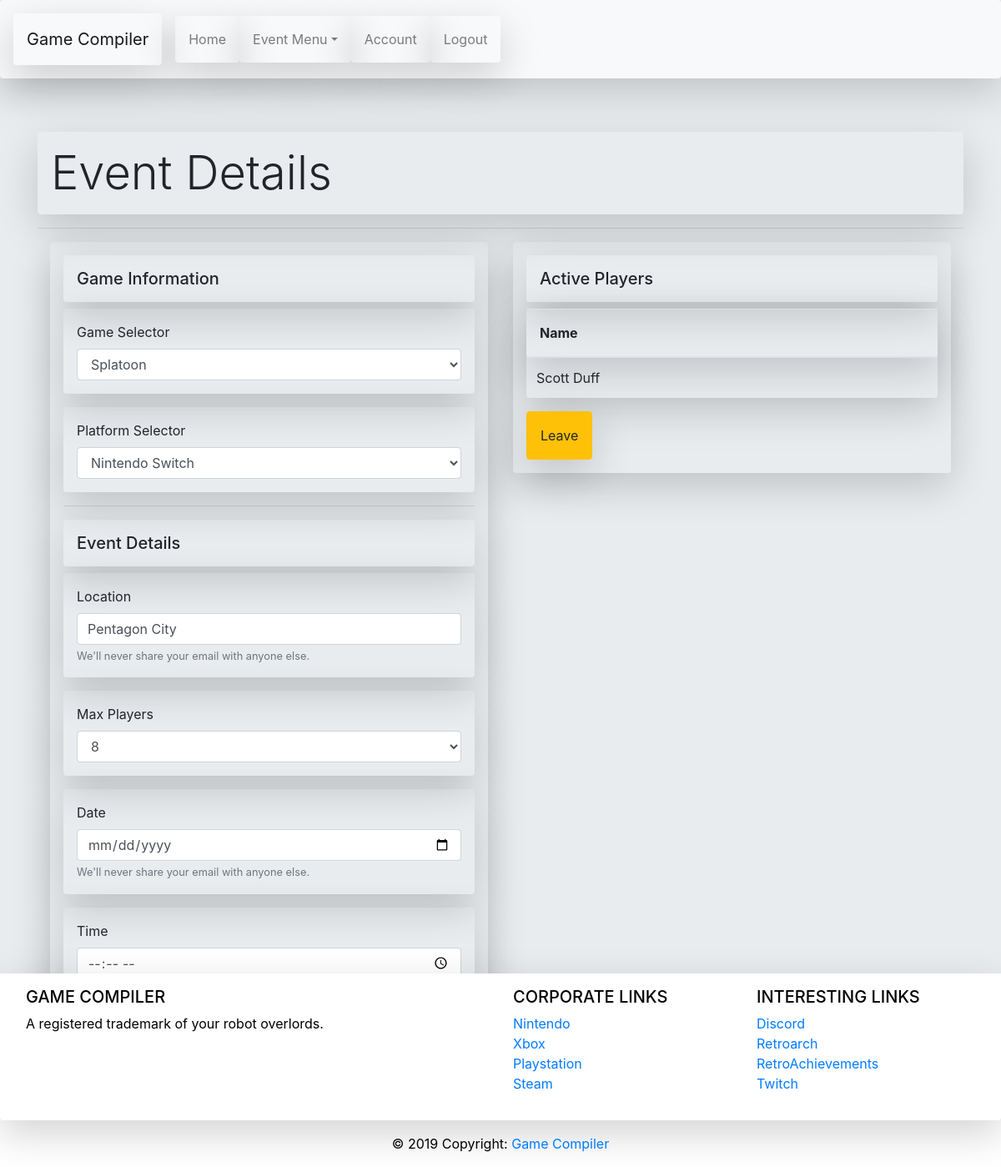
Page /event/details/3 (signed in) on the committed database.
### models.py (models this page shows, shortened)
class Event(db.Model):
    __tablename__ = "event"
    id = db.Column(db.Integer, primary_key=True)
    game = db.Column(db.String(45))
    platform = db.Column(db.String(45))
    location = db.Column(db.String(90))
    event_date = db.Column(db.DateTime)
    event_time = db.Column(db.DateTime)
    max_players = db.Column(db.Integer)
    current_players = db.Column(db.Integer)
    event_poster = db.Column(db.Integer)
    created_at = db.Column(db.DateTime, server_default=func.now())
    updated_at = db.Column(db.DateTime, server_default=func.now(),
                           onupdate=func.now())
    users_for_events = db.relationship('User', secondary=users_events)

class User(db.Model):
    __tablename__ = "user"
    id = db.Column(db.Integer, primary_key=True)
    first_name = db.Column(db.String(45))
    last_name = db.Column(db.String(45))
    email = db.Column(db.String(90))
    password = db.Column(db.String(255))
    created_at = db.Column(db.DateTime, server_default=func.now())
    updated_at = db.Column(db.DateTime, server_default=func.now(),
                           onupdate=func.now())
    events_for_users = db.relationship('Event', secondary=users_events)

### controller_functions.py (the view)
@app.route("/event/details/<id>")
def event_details(id):
    if 'login' not in session:
        flash("Your are not logged in!")
        return redirect("/")
    else:
        eventPlayerQuery = User.query.join(User.events_for_users).filter(Event.id == id).all()
        eventQuery = Event.query.get(id)
        return render_template("event_details.html", event=eventQuery, eventPlayerQuery=eventPlayerQuery)

### templates/event_details.html (shortened to what this page needs)
<!DOCTYPE html>
<html lang="en">
<head>
    <link href="https://stackpath.bootstrapcdn.com/bootstrap/4.3.1/css/bootstrap.min.css" rel="stylesheet">
</head>
<body>
    <nav class="navbar navbar-expand-lg navbar-light bg-light shadow-lg p-3 mb-7 rounded">
        <a class="navbar-brand shadow-lg p-3 mb-7 rounded" href="#">Game Compiler</a>
        <div class="collapse navbar-collapse" id="navbarSupportedContent">
            <ul class="navbar-nav mr-auto">
                <li class="nav-item">
                    <a class="nav-link shadow-lg p-3 mb-7 rounded" href="/welcome/user">Home</a>
                </li>
                <li class="nav-item dropdown">
                        <a class="nav-link dropdown-toggle shadow-lg p-3 mb-7 rounded" href="#" id="navbarDropdown" role="button" data-toggle="dropdown" aria-haspopup="true" aria-expanded="false">Event Menu</a>
                </li>
                <li class="nav-item">
                    <a class="nav-link shadow-lg p-3 mb-7 rounded" href="/account/user/{{ session.userid }}">Account</a>
                </li>
                <li class="nav-item">
                    <a class="nav-link shadow-lg p-3 mb-7 rounded" href="/logout/user">Logout</a>
                </li>
            </ul>
        </div>
    </nav>
    <div class="jumbotron jumbotron-fluid">
        <div class="container">
            <h1 class="display-4 shadow-lg p-3 mb-7 rounded">Event Details</h1>
            <hr>
            <div class="container">
                <div class="row">
                    <div class="col-sm">
                        <form class="shadow-lg p-3 mb-7 rounded" action="/update/event/{{ event.id }}" method="POST">
                            <h5 class="shadow-lg p-3 mb-7 rounded">Game Information</h5>
                            <div class="form-group shadow-lg p-3 mb-7 rounded">
                                <label for="regGame">Game Selector</label>
                                <select class="form-control" id="updateGame" name="updateGame">
                                    <option value="{{ event.game }}">{{ event.game }}</option>
                                </select>
                            </div>
                            <div class="form-group shadow-lg p-3 mb-7 rounded">
                                <label for="regPlatform">Platform Selector</label>
                                <select class="form-control" id="updatePlatform" name="updatePlatform">
                                    <option value="{{ event.platform }}">{{ event.platform }}</option>
                                </select>
                            </div>
                            <hr>
                            <h5 class="shadow-lg p-3 mb-7 rounded">Event Details</h5>
                            <div class="form-group shadow-lg p-3 mb-7 rounded">
                                <label for="regLocation">Location</label>
                                <input type="text" class="form-control" id="updateLocation" name="updateLocation" value="{{ event.location }}" aria-describedby="regLocation" placeholder="Location">
                                <small id="regLocation" class="form-text text-muted">We'll never share your email with anyone else.</small>
                            </div>
                            <div class="form-group shadow-lg p-3 mb-7 rounded">
                                <label for="regGame">Max Players</label>
                                <select class="form-control" id="updatePlayers" name="updatePlayers">
                                    <option value="{{ event.max_players }}">{{ event.max_players }}</option>
                                </select>
                            </div>
                            <div class="form-group shadow-lg p-3 mb-7 rounded">
                                <label >Date</label>
                                <input type="date" class="form-control" name="updateDate" placeholder="{{ event.event_date }}" max="12-31-2050" min="01-01-2018" class="form-control">
                                <small id="updateDate" class="form-text text-muted">We'll never share your email with anyone else.</small>
                            </div>
                            <div class="form-group shadow-lg p-3 mb-7 rounded">
                                <label >Time</label>
                                <input type="time" class="form-control" name="updateTime" placeholder="{{ event.event_time }}" class="form-control">
                                <small id="updateTime" class="form-text text-muted">We'll never share your email with anyone else.</small>
                            </div>
                            <button type="submit" class="btn btn-primary shadow-lg p-3 mb-7 rounded">Submit</button>
                        </form>
                    </div>
                    <div class="col-sm">
                        <form class="shadow-lg p-3 mb-7 rounded" action="/leave/event/{{ event.id }}">
                            <h5 class="shadow-lg p-3 mb-7 rounded">Active Players</h5>
                            <table class="table shadow-lg p-3 mb-7 rounded">
                                <thead>
                                    <tr>
                                        <th class="shadow-lg p-3 mb-7 rounded" scope="col">Name</th>
                                    </tr>
                                </thead>
                                <tbody>
                                    {% for user in eventPlayerQuery %}
                                    <tr>
                                        <td>{{ user.first_name }} {{ user.last_name }}</td>
                                    </tr>
                                    {% endfor %}
                                </tbody>
                            </table>
                            <button type="submit" class="btn btn-warning shadow-lg p-3 mb-7 rounded">Leave</button>
                        </form>
                    </div>
                </div>
            </div>
        </div>
    </div>
    <div class="footer">
        <div class="container-fluid text-center text-md-left">
            <div class="row shadow-lg p-3 mb-7 rounded">
                <div class="col-md-6 mt-md-0 mt-3">
                    <h5 class="text-uppercase">Game Compiler</h5>
                    <p>A registered trademark of your robot overlords.</p>
                </div>
                <div class="col-md-3 mb-md-0 mb-3">
                    <h5 class="text-uppercase">Corporate Links</h5>
                    <ul class="list-unstyled">
                        <li>
                            <a href="https://www.nintendo.com/">Nintendo</a>
                        </li>
                        <li>
                            <a href="https://www.xbox.com/">Xbox</a>
                        </li>
                        <li>
                            <a href="https://www.playstation.com/en-us/">Playstation</a>
                        </li>
                        <li>
                            <a href="https://store.steampowered.com/">Steam</a>
                        </li>
                    </ul>
                </div>
                <div class="col-md-3 mb-md-0 mb-3">
                    <h5 class="text-uppercase">Interesting Links</h5>
                    <ul class="list-unstyled">
                        <li>
                            <a href="https://discordapp.com/">Discord</a>
                        </li>
                        <li>
                            <a href="https://www.retroarch.com/">Retroarch</a>
                        </li>
                        <li>
                            <a href="http://retroachievements.org/">RetroAchievements</a>
                        </li>
                        <li>
                            <a href="https://www.twitch.tv/directory">Twitch</a>
                        </li>
                    </ul>
                </div>
            </div>
        </div>
        <div class="footer-copyright text-center py-3">© 2019 Copyright:
            <a href="https://mdbootstrap.com/education/bootstrap/"> Game Compiler</a>
        </div>
    </div>
</body>
</html>

### templates/event_details.html (style rules this page uses)
body { background: #e8ecef; }
.footer { position: fixed; left: 0; bottom: 0; width: 100%; background-color: white; color: black; text-align: center; }

### rows in the picture
Event: updateGame "Splatoon", updatePlatform "Nintendo Switch", updateLocation "Pentagon City", updatePlayers "8"
User: first_name "Scott", last_name "Duff"
